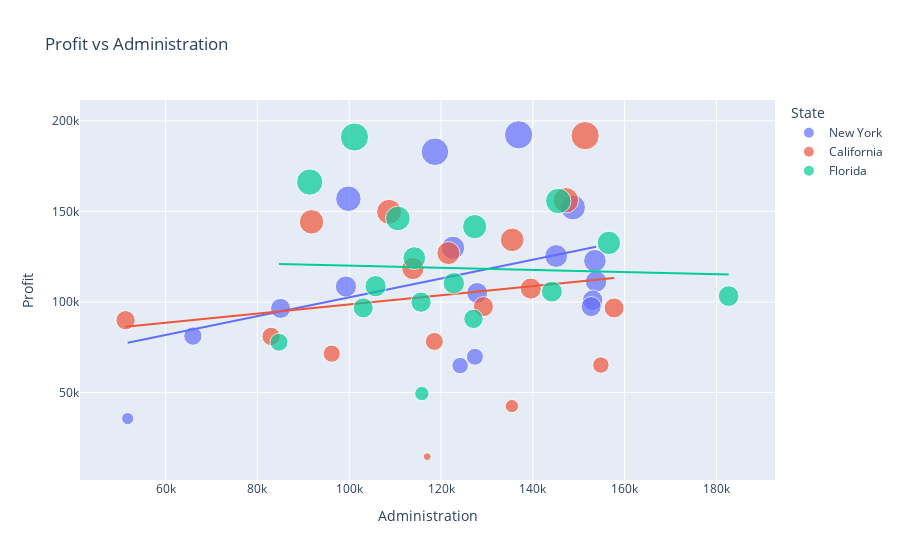

Write notebook code for a chart like this one.
### Code cell
px.scatter(df,x='Administration',y='Profit',size='Profit',title='Profit vs Administration',color='State',trendline='ols')

### Figure 1 — Plotly figure (JSON) as saved in the notebook; plotly's stock layout.template omitted (floating-point values rounded to 4 significant figures)
{"data": [{"hovertemplate": "State=New York<br>Administration=%{x}<br>Profit=%{marker.size}<extra></extra>", "legendgroup": "New York", "marker": {"color": "#636efa", "size": [192300.0, 182900.0, 157000.0, 152200.0, 129900.0, 125400.0, 122800.0, 111300.0, 108600.0, 105000.0, 101000.0, 97480.0, 96480.0, 81230.0, 69760.0, 64930.0, 35670.0], "sizemode": "area", "sizeref": 480.7, "symbol": "circle"}, "mode": "markers", "name": "New York", "orientation": "v", "showlegend": true, "type": "scatter", "x": [136900.0, 118700.0, 99810.0, 148700.0, 122600.0, 145100.0, 153500.0, 153800.0, 99280.0, 127900.0, 153000.0, 152700.0, 85050.0, 65950.0, 127400.0, 124200.0, 51740.0], "xaxis": "x", "y": [192300.0, 182900.0, 157000.0, 152200.0, 129900.0, 125400.0, 122800.0, 111300.0, 108600.0, 105000.0, 101000.0, 97480.0, 96480.0, 81230.0, 69760.0, 64930.0, 35670.0], "yaxis": "y"}, {"hovertemplate": "<b>OLS trendline</b><br>Profit = 0.519957 * Administration + 50559<br>R<sup>2</sup>=0.158780<br><br>State=New York<br>Administration=%{x}<br>Profit=%{y} <b>(trend)</b><extra></extra>", "legendgroup": "New York", "marker": {"color": "#636efa", "symbol": "circle"}, "mode": "lines", "name": "New York", "showlegend": false, "type": "scatter", "x": [51740.0, 65950.0, 85050.0, 99280.0, 99810.0, 118700.0, 122600.0, 124200.0, 127400.0, 127900.0, 136900.0, 145100.0, 148700.0, 152700.0, 153000.0, 153500.0, 153800.0], "xaxis": "x", "y": [77460.0, 84850.0, 94780.0, 102200.0, 102500.0, 112300.0, 114300.0, 115100.0, 116800.0, 117000.0, 121700.0, 126000.0, 127900.0, 130000.0, 130100.0, 130400.0, 130500.0], "yaxis": "y"}, {"hovertemplate": "State=California<br>Administration=%{x}<br>Profit=%{marker.size}<extra></extra>", "legendgroup": "California", "marker": {"color": "#EF553B", "size": [191800.0, 156100.0, 149800.0, 144300.0, 134300.0, 127000.0, 118500.0, 107400.0, 97430.0, 96710.0, 89950.0, 81010.0, 78240.0, 71500.0, 65200.0, 42560.0, 14680.0], "sizemode": "area", "sizeref": 480.7, "symbol": "circle"}, "mode": "markers", "name": "California", "orientation": "v", "showlegend": true, "type": "scatter", "x": [151400.0, 147200.0, 108700.0, 91790.0, 135500.0, 121600.0, 113900.0, 139600.0, 129200.0, 157700.0, 51280.0, 82980.0, 118500.0, 96190.0, 154800.0, 135400.0, 117000.0], "xaxis": "x", "y": [191800.0, 156100.0, 149800.0, 144300.0, 134300.0, 127000.0, 118500.0, 107400.0, 97430.0, 96710.0, 89950.0, 81010.0, 78240.0, 71500.0, 65200.0, 42560.0, 14680.0], "yaxis": "y"}, {"hovertemplate": "<b>OLS trendline</b><br>Profit = 0.252792 * Administration + 73381.4<br>R<sup>2</sup>=0.026136<br><br>State=California<br>Administration=%{x}<br>Profit=%{y} <b>(trend)</b><extra></extra>", "legendgroup": "California", "marker": {"color": "#EF553B", "symbol": "circle"}, "mode": "lines", "name": "California", "showlegend": false, "type": "scatter", "x": [51280.0, 82980.0, 91790.0, 96190.0, 108700.0, 113900.0, 117000.0, 118500.0, 121600.0, 129200.0, 135400.0, 135500.0, 139600.0, 147200.0, 151400.0, 154800.0, 157700.0], "xaxis": "x", "y": [86350.0, 94360.0, 96590.0, 97700.0, 100900.0, 102200.0, 103000.0, 103300.0, 104100.0, 106000.0, 107600.0, 107600.0, 108700.0, 110600.0, 111600.0, 112500.0, 113200.0], "yaxis": "y"}, {"hovertemplate": "State=Florida<br>Administration=%{x}<br>Profit=%{marker.size}<extra></extra>", "legendgroup": "Florida", "marker": {"color": "#00cc96", "size": [191100.0, 166200.0, 155800.0, 146100.0, 141600.0, 132600.0, 124300.0, 110400.0, 108700.0, 105700.0, 103300.0, 99940.0, 96780.0, 90710.0, 77800.0, 49490.0], "sizemode": "area", "sizeref": 480.7, "symbol": "circle"}, "mode": "markers", "name": "Florida", "orientation": "v", "showlegend": true, "type": "scatter", "x": [101100.0, 91390.0, 145500.0, 110600.0, 127300.0, 156500.0, 114200.0, 122800.0, 105800.0, 144100.0, 182600.0, 115600.0, 103100.0, 127100.0, 84710.0, 115800.0], "xaxis": "x", "y": [191100.0, 166200.0, 155800.0, 146100.0, 141600.0, 132600.0, 124300.0, 110400.0, 108700.0, 105700.0, 103300.0, 99940.0, 96780.0, 90710.0, 77800.0, 49490.0], "yaxis": "y"}, {"hovertemplate": "<b>OLS trendline</b><br>Profit = -0.058705 * Administration + 125922<br>R<sup>2</sup>=0.001744<br><br>State=Florida<br>Administration=%{x}<br>Profit=%{y} <b>(trend)</b><extra></extra>", "legendgroup": "Florida", "marker": {"color": "#00cc96", "symbol": "circle"}, "mode": "lines", "name": "Florida", "showlegend": false, "type": "scatter", "x": [84710.0, 91390.0, 101100.0, 103100.0, 105800.0, 110600.0, 114200.0, 115600.0, 115800.0, 122800.0, 127100.0, 127300.0, 144100.0, 145500.0, 156500.0, 182600.0], "xaxis": "x", "y": [120900.0, 120600.0, 120000.0, 119900.0, 119700.0, 119400.0, 119200.0, 119100.0, 119100.0, 118700.0, 118500.0, 118400.0, 117500.0, 117400.0, 116700.0, 115200.0], "yaxis": "y"}], "layout": {"legend": {"itemsizing": "constant", "title": {"text": "State"}, "tracegroupgap": 0}, "title": {"text": "Profit vs Administration"}, "xaxis": {"anchor": "y", "domain": [0, 1], "title": {"text": "Administration"}}, "yaxis": {"anchor": "x", "domain": [0, 1], "title": {"text": "Profit"}}}}
